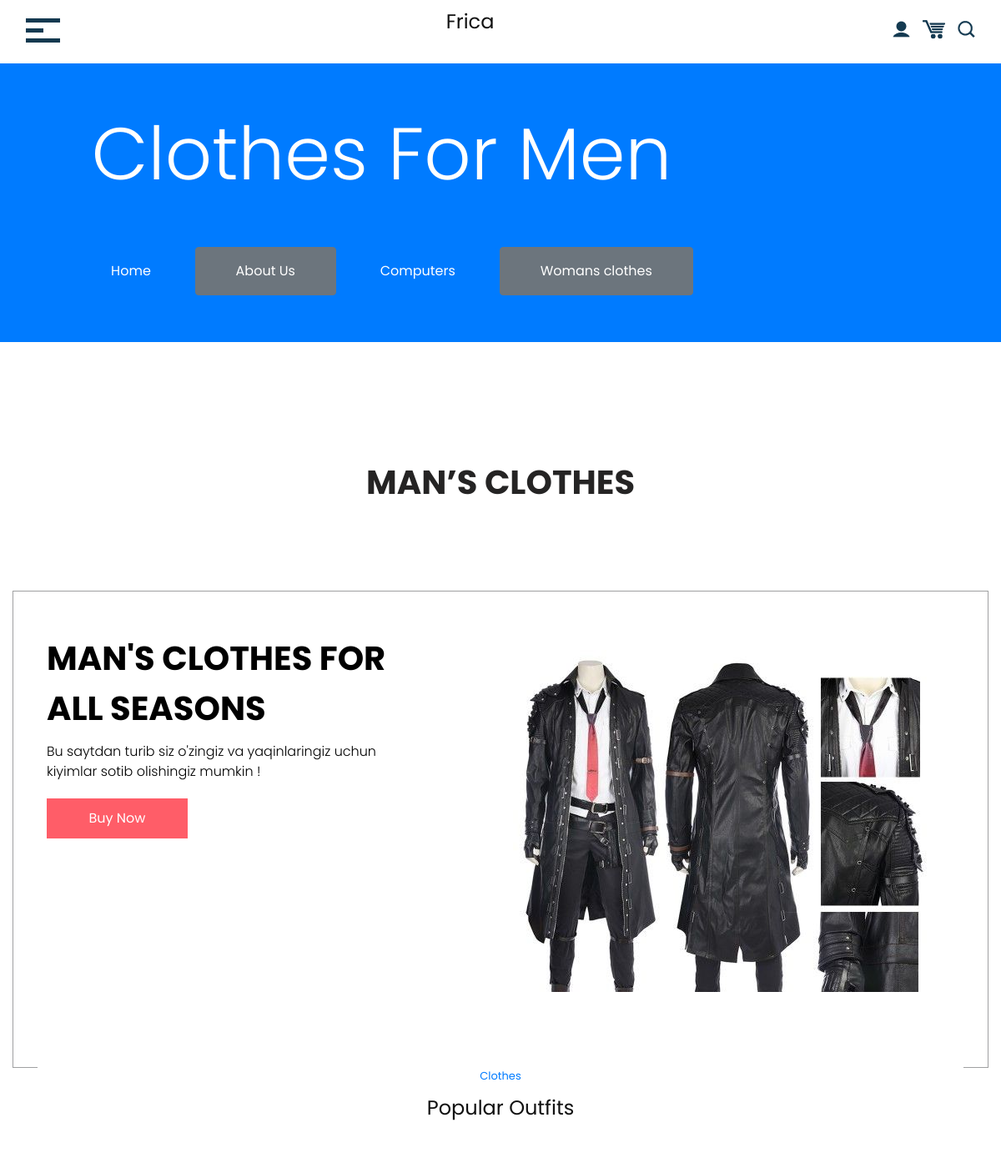
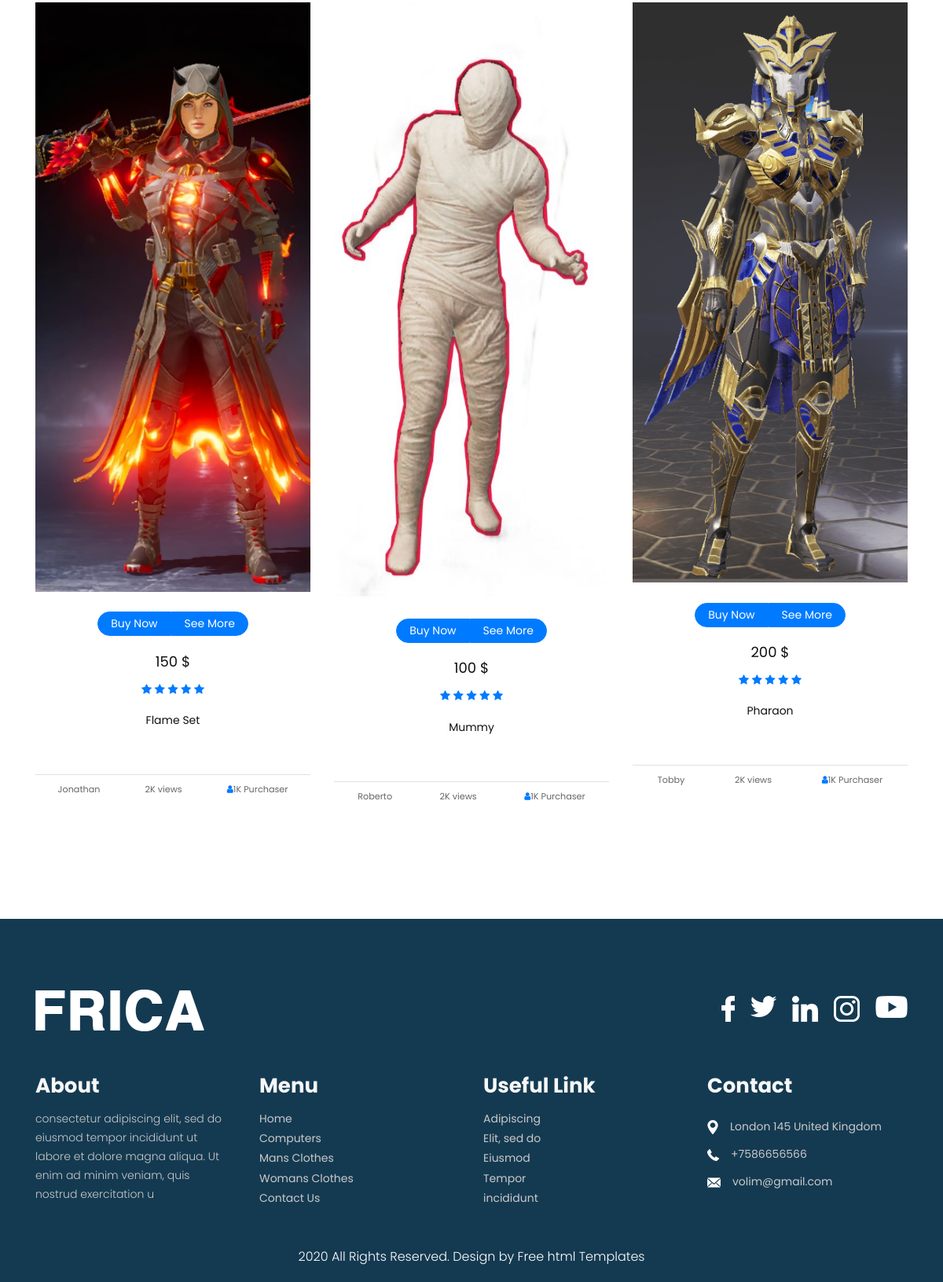
Page /blog/mans-clothes/ on the committed database (2 pictures, top to bottom).
### blog/models.py (models this page shows, shortened)
class Mbanner(models.Model):
    name = models.CharField(max_length=100)
    bio = models.TextField()
    img = models.ImageField(upload_to='Mbanner/img')

class Manclothes(models.Model):
    name = models.CharField(max_length=100)
    price = models.IntegerField()
    img = models.ImageField(upload_to='Manclothes/img')
    seller = models.CharField(max_length=100)

### blog/views.py (the view)
# urls.py: path("mans-clothes/", mans_clothes, name='mans-clothes'),
def mans_clothes(request):
    manclothe = Manclothes.objects.all()
    mbanner = Mbanner.objects.all()
    context = {
        "manclothe": manclothe,
        "mbanner": mbanner,
    }
    return render(request, "mans_clothes.html", context=context)

### templates/mans_clothes.html (shortened to what this page needs)
{% extends 'base.html' %}
{% load static %}
{% block content %}
<br> <br> <br>
<div>
    <div class="container-fluid bg-primary py-5 bg-hero mb-5">
        <div class="container py-2">
            <div class="row justify-content-start">
                <div class="col-lg-9 text-center text-lg-start">
                    <h1 class="display-2 text-white mb-md-5">Clothes For Men</h1>
                    <a href="{% url 'index' %}" class="btn btn-primary py-md-3 px-md-5 me-2">Home</a>
                    <a href="{% url 'index' %}" class="btn btn-secondary py-md-3 px-md-5">About Us</a>
                    <a href="{% url 'computers' %}" class="btn btn-primary py-md-3 px-md-5 me-2">Computers</a>
                    <a href="{% url 'womans-clothes' %}" class="btn btn-secondary py-md-3 px-md-5">Womans clothes</a>
                </div>
            </div>
        </div>
</div>
        <div>
      <div class="mans_section layout_padding">
         <div class="container">
            <h1 class="computers_taital">Man’s clothes</h1>
         </div>
      </div>
      <div class="mans_section_2">
         <div class="container-fluid">
            <div class="mans_main">
               <div class="row">
                   {% for Mbanner in mbanner %}
                  <div class="col-md-6">
                     <h1 class="offer_text">{{Mbanner.name}}</h1>
                     <p class="lorem_text">{{Mbanner.bio}}</p>
                     <div class="read_bt"><a href="#">Buy Now</a></div>
                  </div>
                  <div class="col-md-6">
                     <div class="image_3"><img src="{{Mbanner.img.url}}"></div>
                  </div>
                   {% endfor %}
               </div>
            </div>
         </div>
      </div>
        </div>
          <br><br><br><br><br><br><br><br><br><br><br><br><br><br><br><br><br><br><br><br><br><br><br><br><br><br><br>
    <div>
    <div class="container-xxl py-5">
        <div class="container">
            <div class="text-center wow fadeInUp" data-wow-delay="0.1s">
                <h6 class="section-title bg-white text-center text-primary px-3">Clothes</h6>
                <h1 class="mb-5">Popular Outfits</h1>
            </div>
            <div class="row g-4 justify-content-center">
                {% for Manclothes in manclothe %}
                <div class="col-lg-4 col-md-6 wow fadeInUp" data-wow-delay="0.1s">
                    <div class="course-item bg-light">
                        <div class="position-relative overflow-hidden">
                            <img class="img-fluid" style="width:400px; high:400px" src="{{Manclothes.img.url}}" alt=""><br>
                            <br><div class="w-100 d-flex justify-content-center position-absolute bottom-0 start-0 mb-4">
                               <br>
                                <a href="" class="flex-shrink-0 btn btn-sm btn-primary px-3 border-end" style="border-radius: 30px 0 0 30px;">Buy Now</a>
                                <a href="" class="flex-shrink-0 btn btn-sm btn-primary px-3" style="border-radius: 0 30px 30px 0;">See More</a>
                            </div>
                        </div>
                        <div class="text-center p-4 pb-0">
                             <br>
                            <h3 class="mb-0">{{ Manclothes.price }} $</h3>
                            <div class="mb-3">
                                <small class="fa fa-star text-primary"></small>
                                <small class="fa fa-star text-primary"></small>
                                <small class="fa fa-star text-primary"></small>
                                <small class="fa fa-star text-primary"></small>
                                <small class="fa fa-star text-primary"></small>
                            </div>
                            <h5 class="mb-4">{{ Manclothes.name }}</h5>
                        </div>
                        <div class="d-flex border-top">
                            <small class="flex-fill text-center border-end py-2">{{ Manclothes.seller }}</small>
                            <small class="flex-fill text-center border-end py-2">2K views</small>
                            <small class="flex-fill text-center py-2"><i class="fa fa-user text-primary me-2"></i>1K Purchaser</small>
                        </div>
                    </div>
                </div>
                {% endfor %}
            </div>
        </div>
    </div>
    </div>
{% endblock content %}

### static/css/style.css (style rules this page uses)
* { box-sizing: border-box !important; transition: ease all 0.5s; }
html { scroll-behavior: smooth; }
body { color: #666666; font-size: 14px; line-height: 1.80857; font-weight: normal; overflow-x: hidden; font-family: 'Poppins', sans-serif; }
a { color: #1f1f1f; text-decoration: none !important; outline: none !important; -webkit-transition: all .3s ease-in-out; -moz-transition: all .3s ease-in-out; -ms-transition: all .3s ease-in-out; -o-transition: all .3s ease-in-out; transition: all .3s ease-in-out; }
h1, h2, h3, h4, h5, h6 { letter-spacing: 0; font-weight: normal; position: relative; padding: 0 0 10px 0; font-weight: normal; line-height: normal; color: #111111; margin: 0 }
h1 { font-size: 24px }
h3 { font-size: 18px }
h5 { font-size: 14px }
h6 { font-size: 13px }
*, *::after, *::before { -webkit-box-sizing: border-box; -moz-box-sizing: border-box; box-sizing: border-box; }
p { margin: 20px; font-weight: 300; font-size: 15px; line-height: 24px; }
a { color: #222222; text-decoration: none; outline: none !important; }
a, .btn { text-decoration: none !important; outline: none !important; -webkit-transition: all .3s ease-in-out; -moz-transition: all .3s ease-in-out; -ms-transition: all .3s ease-in-out; -o-transition: all .3s ease-in-out; transition: all .3s ease-in-out; }
img { max-width: 100%; height: auto; }
.layout_padding { padding-top: 90px; padding-bottom: 0px; }
.bg-light { background-color: transparent!important; }
.computers_taital { width: 100%; float: left; font-size: 40px; color: #252424; text-align: center; text-transform: uppercase; font-weight: bold; }
.mans_section { width: 100%; float: left; }
.mans_section_2 { width: 100%; float: left; }
.mans_main { width: 100%; float: left; border: 1px solid #9fa0a1; padding: 50px 40px 0px 40px; margin-top: 90px; }
.offer_text { width: 80%; float: left; font-size: 40px; color: #000; font-weight: bold; text-transform: uppercase; }
.lorem_text { width: 80%; float: left; font-size: 16px; color: #000; margin: 0px; }
.read_bt { width: 169px; float: left; }
.read_bt a { width: 100%; float: left; font-size: 16px; color: #ffffff; background-color: #ff5d68; text-align: center; padding: 10px 0px; margin-top: 20px; font-weight: 400; }
.image_3 { width: 100%; float: left; padding-top: 20px; }

### rows in the picture
Mbanner: name "MAN'S CLOTHES FOR ALL SEASONS", bio "Bu saytdan turib siz o'zingiz va yaqinlaringiz uchun kiyimlar sotib olishingiz mumkin !", img (picture)
Manclothes: img (picture), price "150", name "Flame Set", seller "Jonathan"
Manclothes: img (picture), price "100", name "Mummy", seller "Roberto"
Manclothes: img (picture), price "200", name "Pharaon", seller "Tobby"
